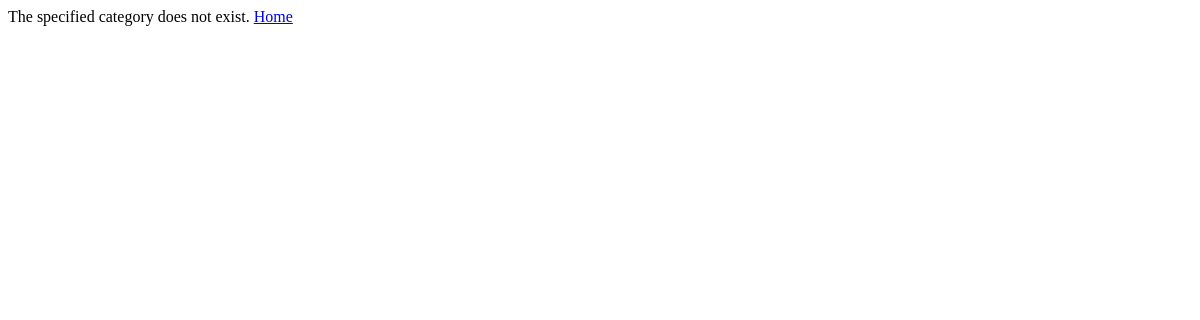
/rango/category/python/, run on an earlier commit of the app's database.
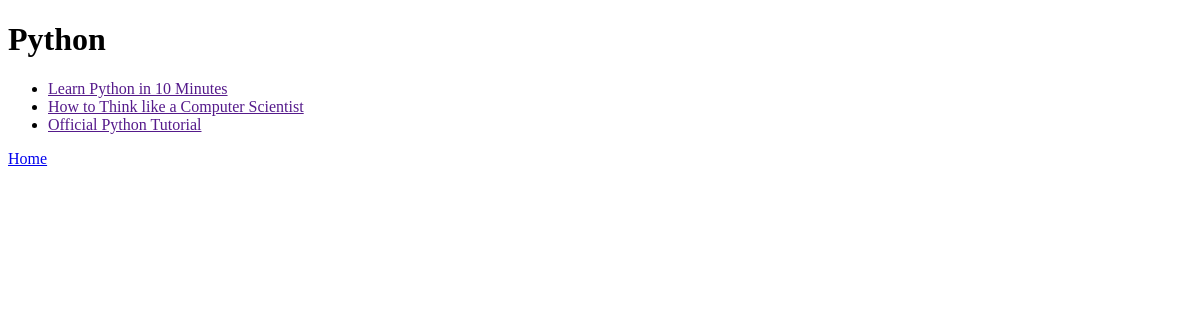
And on a later commit of the database.
### rango/models.py (models this page shows, shortened)
class Category(models.Model):
    name = models.CharField(max_length=128, unique=True)
    likes = models.IntegerField(default=0)
    views = models.IntegerField(default=0)
    slug = models.SlugField(unique=True)
    class Meta:
        verbose_name_plural = 'Categories'

class Page(models.Model):
    category = models.ForeignKey(Category, on_delete=models.CASCADE)
    title = models.CharField(max_length=128)
    url = models.URLField()
    views = models.IntegerField(default=0)

### rango/views.py (the view)
def show_category(request, category_name_slug):
    context_dict = {}
    try:
        category = Category.objects.get(slug=category_name_slug)
        pages = Page.objects.filter(category=category).order_by('-views')[:5]
        context_dict['pages'] = pages
        context_dict['category'] = category
    except Category.DoesNotExist:
        context_dict['category'] = None
        context_dict['pages'] = None
    return render(request, 'rango/category.html', context=context_dict)

### templates/rango/category.html (shortened to what this page needs)
<!DOCTYPE html>
<html>
<head>
</head>
<body>
	<div>
	{% if category %}
		<h1>{{ category.name }}</h1>
		{% if pages %}
		<ul>
			{% for page in pages %}
			<li><a href="{{ page.url }}">{{ page.title }}</a></li>
			{% endfor %}
		</ul>
		{% else %}
		<strong>No pages currently in category.</strong>
		{% endif %}
	{% else %}
		The specified category does not exist.
	{% endif %}
	<a href="/rango/">Home</a>
	</div>
</body>
</html>

What changed in the data, as far as the page shows it:
added Category: name "Python"
added Page: title "Learn Python in 10 Minutes"
added Page: title "How to Think like a Computer Scientist"
added Page: title "Official Python Tutorial"
Also different on the page:
text no longer shown: "The specified category does not exist."
